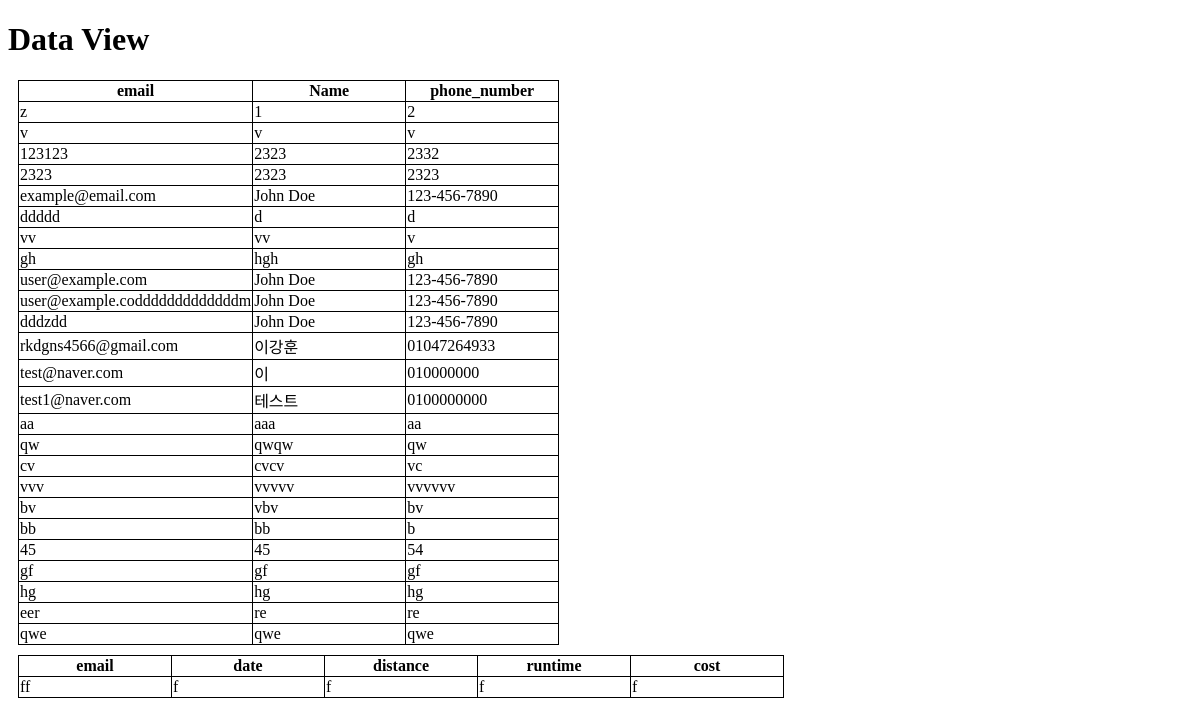
/dataviewTest/, run on an earlier commit of the app's database.
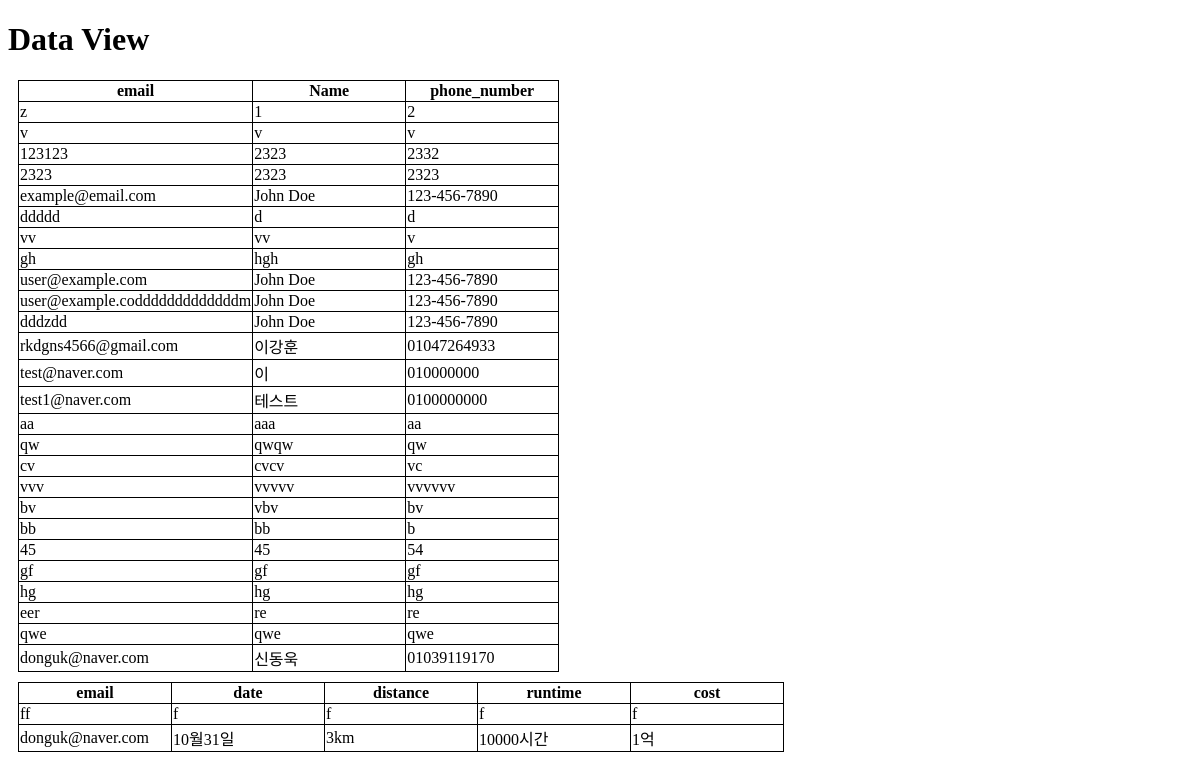
And on a later commit of the database.
### kickboard/models.py (models this page shows)
class information(db.Model):
    email = db.Column(db.Text, primary_key=True)
    password = db.Column(db.Text)
    name = db.Column(db.Text)
    phone_number = db.Column(db.Text)

class RideLog(db.Model):
    email = db.Column(db.Text, primary_key=True)
    date = db.Column(db.Text)
    distance = db.Column(db.Text)
    runtime = db.Column(db.Text)
    cost = db.Column(db.Text)

### kickboard/views/html_views.py (the view)
@bp.route('dataviewTest/')
def dataviewTest():
    info = information.query.all()
    ridelog = RideLog.query.all()
    return render_template('dataview.html', info=info, ridelog=ridelog)

### kickboard/templates/dataview.html (shortened to what this page needs)
<!DOCTYPE html>
<html>
<head>
</head>
<body>
    <h1>Data View</h1>
    <table>
        <thead>
            <tr>
                <th>email</th>
                <th>Name</th>
                <th>phone_number</th>
            </tr>
        </thead>
        <tbody>
            {% for item in info %}
                <tr>
                    <td>{{ item.email }}</td>
                    <td>{{ item.name }}</td>
                    <td>{{ item.phone_number }}</td>
                </tr>
            {% endfor %}
        </tbody>
    </table>
    <table>
        <thead>
            <tr>
                <th>email</th>
                <th>date</th>
                <th>distance</th>
                <th>runtime</th>
                <th>cost</th>
            </tr>
        </thead>
        <tbody>
            {% for item in ridelog %}
                <tr>
                    <td>{{ item.email }}</td>
                    <td>{{ item.date }}</td>
                    <td>{{ item.distance }}</td>
                    <td>{{ item.runtime }}</td>
                    <td>{{ item.cost }}</td>
                </tr>
            {% endfor %}
        </tbody>
    </table>
</body>
</html>

### kickboard/templates/dataview.html (style rules this page uses)
table { border-collapse: collapse; margin: 10px }
table, th, td { border: 1px solid #000; }
th, td { width : 150px }

What changed in the data, as far as the page shows it:
added information: email "donguk@naver.com", name "신동욱", phone_number "01039119170"
added RideLog: email "donguk@naver.com", date "10월31일", distance "3km", runtime "10000시간", cost "1억"
